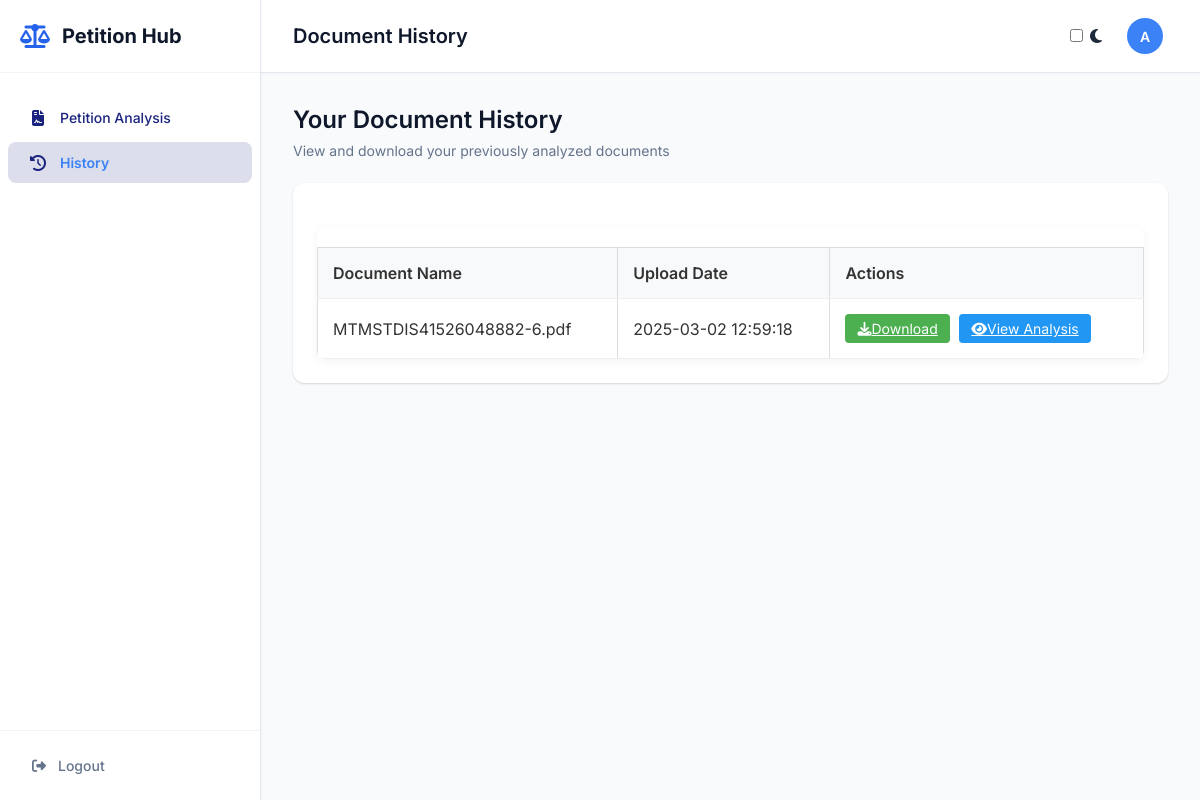
The page /history (signed in) on the database as committed earlier.
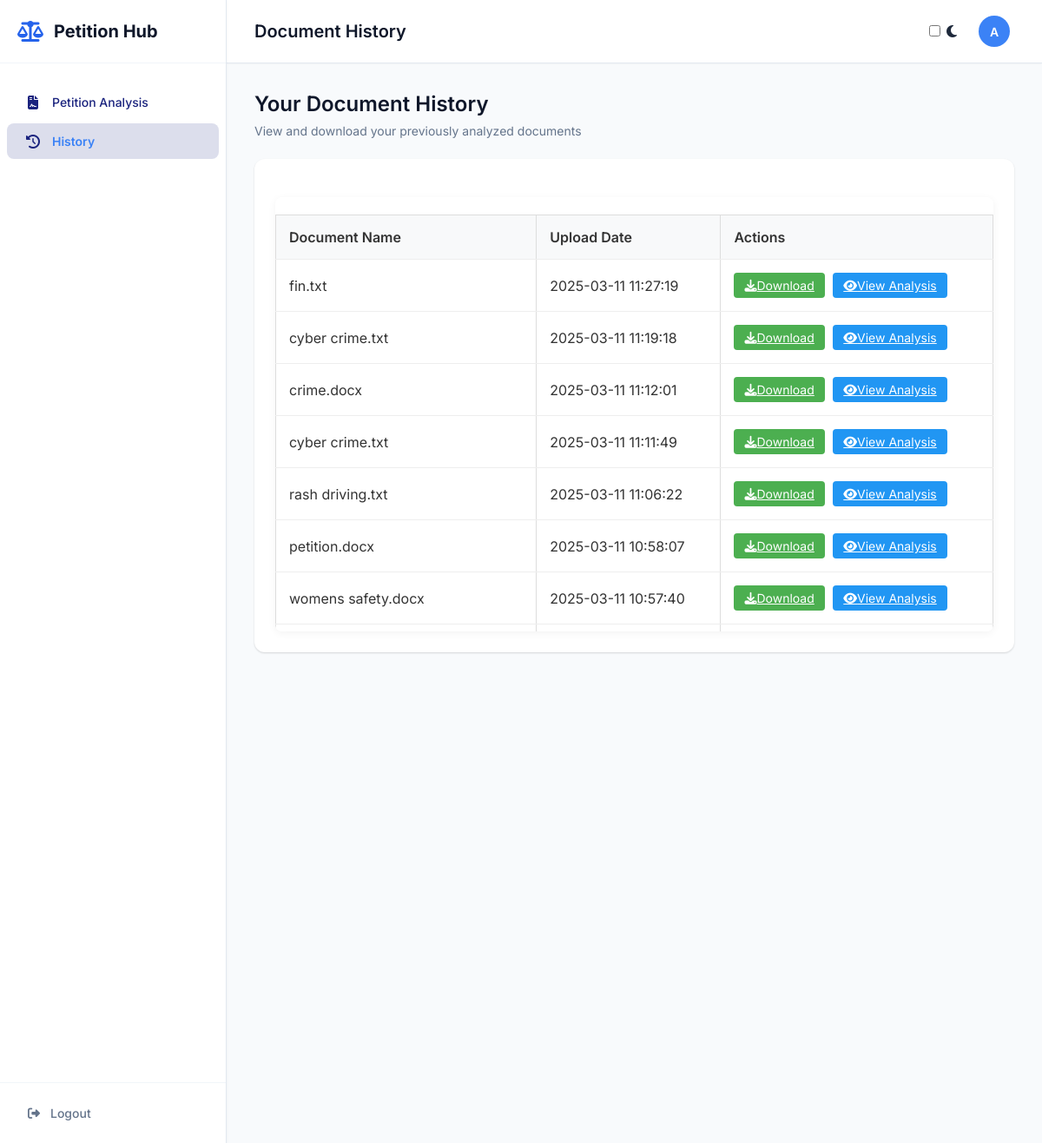
The same page on the database as committed later.
### tables this page shows
CREATE TABLE document_history (
                        doc_id TEXT PRIMARY KEY,
                        user_id INTEGER NOT NULL,
                        filename TEXT NOT NULL,
                        original_filename TEXT NOT NULL,
                        upload_date TIMESTAMP NOT NULL,
                        analysis_results TEXT,
                        file_path TEXT NOT NULL,
                        FOREIGN KEY (user_id) REFERENCES users (user_id)
                    );

### app.py (the view)
@app.route('/history')
def history():
    if 'username' not in session:
        return redirect(url_for('login'))
    documents = get_user_documents(session['username'])
    return render_template('history.html', username=session['username'], documents=documents)

### db_connection.py (called while the page is built)
def create_connection(db_file):
    os.makedirs(os.path.dirname(db_file), exist_ok=True)
    conn = None
    try:
        conn = sqlite3.connect(db_file)
        return conn
    except sqlite3.Error as e:
        print(f"Database connection error: {e}")
    return conn

def get_user_id(username):
    db_path = os.path.join(os.path.dirname(__file__), 'database.db')
    conn = create_connection(db_path)
    if conn is None:
        print("Failed to create database connection.")
        return None
    with conn:
        cur = conn.cursor()
        cur.execute("SELECT user_id FROM users WHERE username=?", (username,))
        result = cur.fetchone()
        return result[0] if result else None

### templates/history.html (shortened to what this page needs)
<!DOCTYPE html>
<html lang="en">
<head>
    <link rel="stylesheet" href="{{ url_for('static', filename='style.css') }}">
    <link rel="stylesheet" href="https://cdnjs.cloudflare.com/ajax/libs/font-awesome/6.4.0/css/all.min.css">
</head>
<body class="home-body">
    <div class="app-container">
        <aside class="sidebar">
            <div class="sidebar-header">
                <div class="logo">
                    <i class="fas fa-scale-balanced"></i>
                    <span>Petition Hub</span>
                </div>
            </div>
            <nav class="sidebar-nav">
                <ul>
                    <li><a href="{{ url_for('home') }}"><i class="fas fa-file-contract"></i> Petition Analysis</a></li>
                    <li class="active"><a href="{{ url_for('history') }}"><i class="fas fa-history"></i> History</a></li>
                </ul>
            </nav>
            <div class="sidebar-footer">
                <a href="{{ url_for('logout') }}"><i class="fas fa-sign-out-alt"></i> Logout</a>
            </div>
        </aside>
        <main class="main-content">
            <header class="top-header">
                <div class="page-title">
                    <h1>Document History</h1>
                </div>
                <div class="user-profile">
                    <div class="theme-switch">
                        <input type="checkbox" id="theme-toggle">
                        <label for="theme-toggle">
                            <i class="fas fa-moon"></i>
                        </label>
                    </div>
                    <div class="user-info" onclick="toggleProfilePopup()">
                        <div class="avatar">
                            <span>{{ username[0] | upper }}</span>
                        </div>
                    </div>
                </div>
            </header>
            <div class="dashboard">
                <div class="dashboard-header">
                    <h2>Your Document History</h2>
                    <p>View and download your previously analyzed documents</p>
                </div>
                <div class="card">
                    <div class="card-content">
                        {% if documents and documents|length > 0 %}
                        <div class="table-container">
                            <table class="history-table">
                                <thead>
                                    <tr>
                                        <th>Document Name</th>
                                        <th>Upload Date</th>
                                        <th>Actions</th>
                                    </tr>
                                </thead>
                                <tbody>
                                    {% for doc in documents %}
                                    <tr>
                                        <td>{{ doc[1] }}</td>
                                        <td>{{ doc[2] }}</td>
                                        <td>
                                            <a href="{{ url_for('download_document', doc_id=doc[0]) }}" class="action-btn download-btn">
                                                <i class="fas fa-download"></i> Download
                                            </a>
                                            <a href="{{ url_for('view_analysis', doc_id=doc[0]) }}" class="action-btn view-btn">
                                                <i class="fas fa-eye"></i> View Analysis
                                            </a>
                                        </td>
                                    </tr>
                                    {% endfor %}
                                </tbody>
                            </table>
                        </div>
                        {% endif %}
                    </div>
                </div>
            </div>
        </main>
    </div>
</body>
</html>

Rows that differ between the two databases and show on the page:
no longer on this page (row unchanged): document_history: original_filename "MTMSTDIS41526048882-6.pdf", upload_date "2025-03-02 12:59:18"
added document_history: original_filename "fin.txt", upload_date "2025-03-11 11:27:19"
added document_history: original_filename "cyber crime.txt", upload_date "2025-03-11 11:19:18"
added document_history: original_filename "crime.docx", upload_date "2025-03-11 11:12:01"
added document_history: original_filename "cyber crime.txt", upload_date "2025-03-11 11:11:49"
added document_history: original_filename "rash driving.txt", upload_date "2025-03-11 11:06:22"
added document_history: original_filename "petition.docx", upload_date "2025-03-11 10:58:07"
added document_history: original_filename "womens safety.docx", upload_date "2025-03-11 10:57:40"
